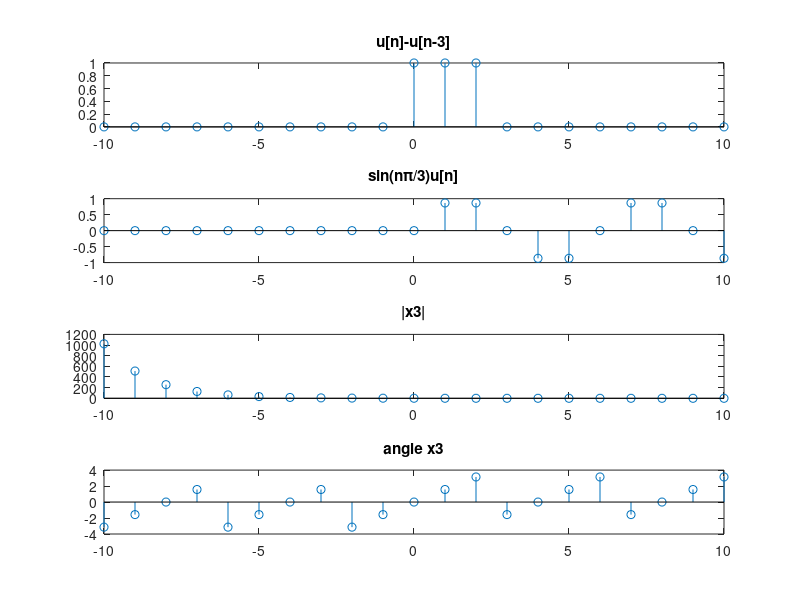

Here is the MATLAB script that generated this plot:
clc; clear; close all;
n = -10:10;
u = @(n) double(n>=0);
x1 = u(n) - u(n-3);
x2 = sin(n*pi/3).*u(n);
x3 = (0.5.^n).*exp(1j*pi*n/2); % complex
subplot(4,1,1); stem(n,x1); title('u[n]-u[n-3]');
subplot(4,1,2); stem(n,x2); title('sin(n\pi/3)u[n]');
subplot(4,1,3); stem(n,abs(x3)); title('|x3|');
subplot(4,1,4); stem(n,angle(x3)); title('angle x3');
